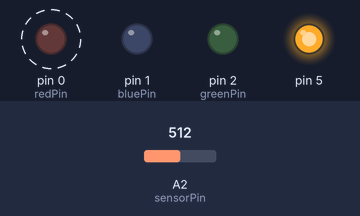
The sketch below on a simulated Arduino Uno, built with avr-gcc and run on an emulated ATmega328P. On the bench: output pins drawn as LEDs (lit = HIGH). Dashed ring = blinking. Inputs (shaded band) come from the test bench; at power-on: A2 (sensorPin) = 512.

Above: at 1.8 s.
1.9 s: A2 (sensorPin) set to 299
5.4 s: A2 (sensorPin) set to 272
At 6.4 s:
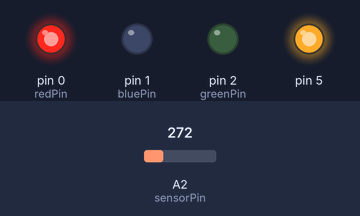
7.0 s: A2 (sensorPin) set to 253
8.5 s: A2 (sensorPin) set to 252
At 9.4 s:
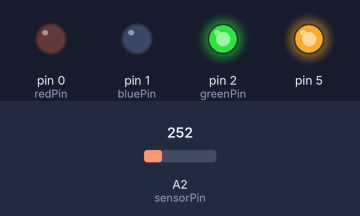
10.0 s: A2 (sensorPin) set to 122
At 11.3 s:
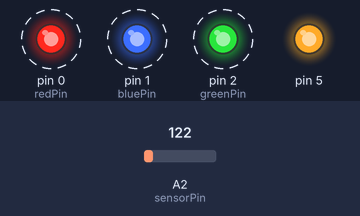
14.1 s: A2 (sensorPin) set to 189
17.6 s: A2 (sensorPin) set to 202
At 17.6 s:
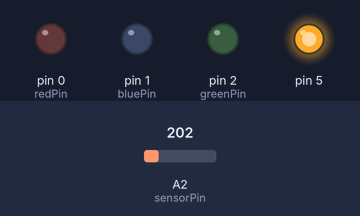
Timing chart, 0 to 20.1 s (numbered marks = the images above; inputs shaded):
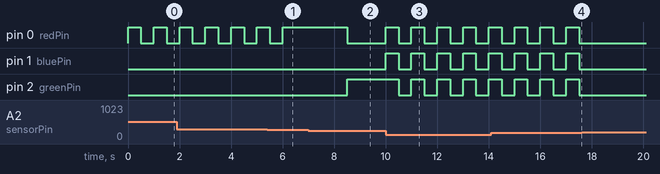

The sketch:

diy_thermometer_using_atttiny85_on_tinkercad1.ino
```cpp
// C++ code
//
const float baselineTem = 20.0;
const int sensorPin = A2, redPin = 0, bluePin = 1, greenPin = 2;
float temp;
bool yellow[] = {1, 1, 0}, red[] = {1, 0, 0}, white[] = {1, 1, 1},  green[] = {0, 1, 0}, blue[] = {0, 0, 1}, cyan[] = {0, 1, 1}, off[] = {0, 0, 0};
void setup()
{
  pinMode(redPin, OUTPUT);
  pinMode(bluePin, OUTPUT);
  pinMode(greenPin, OUTPUT);
  pinMode(5, OUTPUT);
  digitalWrite(5, HIGH);
}

void loop()
{
  readSensor();
  colorConditions();
}

void colorConditions()
{
  if (temp <= 9) ledControlBlink(white);
  if (temp >=35) ledControlBlink(red);
  if (temp >=10 && temp <=14.0) ledControl(white);
  if (temp >=15.0 && temp <=20.0) ledControl(cyan);
  if (temp >=21 && temp <=24) ledControl(green);
  if (temp >=25 && temp <=29) ledControl(yellow);
  if (temp >=30) ledControl(red);
}

void ledControl (bool color [])
{
  digitalWrite (redPin,   color [0]);
  digitalWrite (greenPin, color [1]);
  digitalWrite (bluePin,  color [2]);
}

void ledControlBlink(bool color[])
{
  ledControl(color);
  delay(500);
  ledControl(off);
  delay(500);
}
void readSensor()
{
  int sensor = analogRead(sensorPin);
  float volt = sensor *3.0;
  volt /= 1024.0;
  temp = (volt - 0.5) *100;
}
```

Measured:
- the behaviour switches between 291 and 290 on A2 (sensorPin) (found by bisection; images 0 and 1)
- the behaviour switches between 253 and 252 on A2 (sensorPin) (found by bisection; images 1 and 2)
- the behaviour switches between 201 and 202 on A2 (sensorPin) (found by bisection; images 3 and 4)
- after the input at 5.4 s, pin 0 (redPin): goes on until 6.0 s, then stays HIGH
- after the input at 7.0 s, every drawn part: stays the same
- after the input at 8.5 s, pin 0 (redPin): HIGH → LOW at once; pin 2 (greenPin): LOW → HIGH at once
- after the input at 10.0 s, pin 0 (redPin), pin 1 (bluePin): alternates HIGH for 0.50 s and LOW for 0.50 s, starting at once; pin 2 (greenPin): alternates HIGH for 0.50 s and LOW for 0.50 s, starting after 0.50 s
- after the input at 17.6 s, pin 0 (redPin), pin 1 (bluePin), pin 2 (greenPin): stops changing and stays LOW
- by itself, pin 0 (redPin): alternates HIGH for 0.50 s and LOW for 0.50 s
